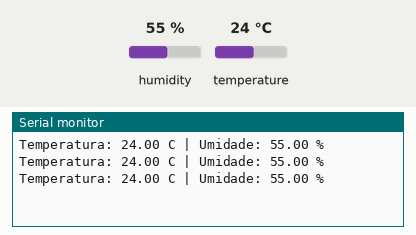
Recording of a sketch running on a simulated Arduino Uno, built with avr-gcc and run on an emulated ATmega328P. Parts: the last lines printed to the serial monitor. The inputs (shaded band) are chosen by the test bench; at power-on: humidity 55 %, temperature 24 °C.

Above: at 2.8 s.
2.9 s: humidity set to 22 %
At 5.5 s:
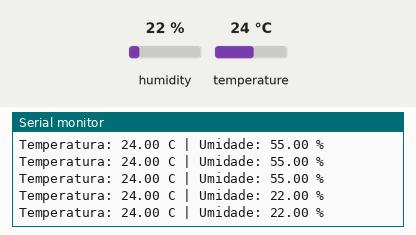
5.6 s: temperature set to 12 °C
At 7.8 s:
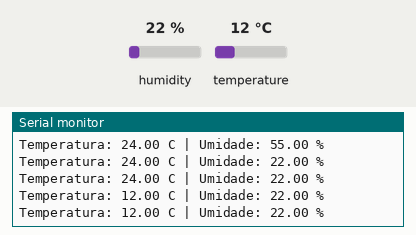
8.3 s: humidity set to 40 %
At 10.0 s:
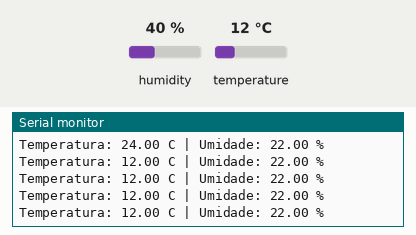
Timing chart, 0 to 11.5 s (numbered marks = the images above; inputs shaded):
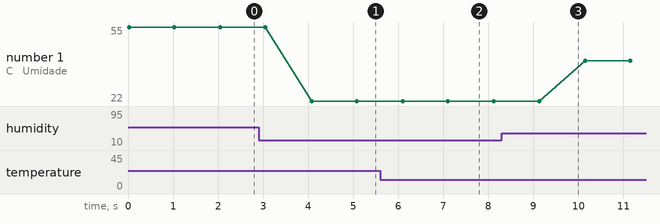

The sketch:

teste_dht11.ino
```cpp
#include <DHT.h>

#define DHT_PIN 2
#define DHT_TYPE DHT11

DHT dht(DHT_PIN, DHT_TYPE);

void setup() {
  Serial.begin(9600);
  dht.begin();
}

void loop() {
  float umidade = dht.readHumidity();
  float temperatura = dht.readTemperature();

  if (isnan(umidade) || isnan(temperatura)) {
    Serial.println("Falha na leitura do DHT11");
  } else {
    Serial.print("Temperatura: ");
    Serial.print(temperatura);
    Serial.print(" C | Umidade: ");
    Serial.print(umidade);
    Serial.println(" %");
  }

  delay(1000);
}
```

Measured:
- after the input at 2.9 s, the serial monitor: prints a new line after 1.2 s (image 1)
- after the input at 5.6 s, the serial monitor: prints a new line after 0.50 s (image 2)
- plotted number 1: 55 → 22 after the input at 2.9 s, 22 → 40 after the input at 8.3 s
